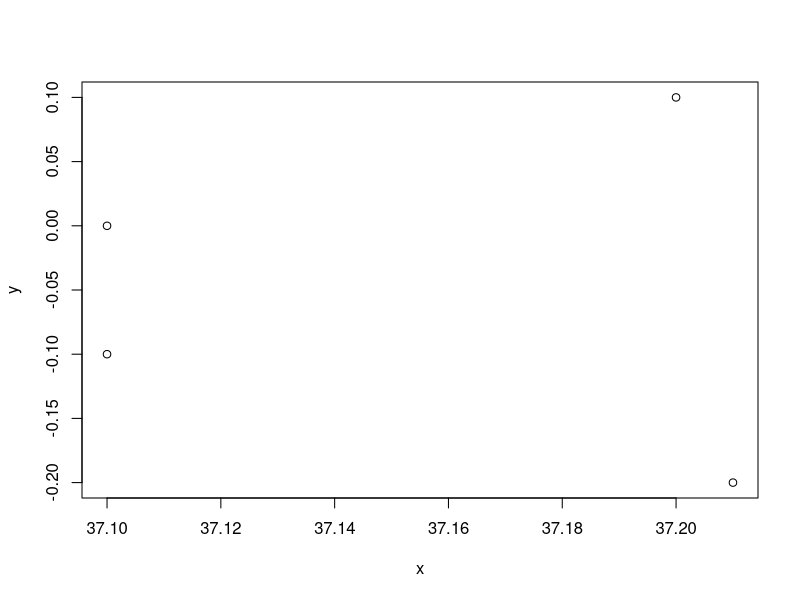

Here is the R script that generated this plot: (Note: this script raises an error after producing the figure.)
## ---- chunk 1
knitr::opts_chunk$set(echo = TRUE)
# options(repos = c(CRAN = "http://ftp.ussg.iu.edu/CRAN/"))
## ---- chunk 2
set.seed(1)
dat <- data.frame("V1" = 1:100, 
                  "V2" = sample(1:100, size = 100, replace = TRUE),
                  "grp" = letters[sample(1:5, size = 100, replace = TRUE)])
## ---- chunk 3
pts <- data.frame(x = c(37.1, 37.2, 37.21, 37.1), 
                  y = c(0, 0.1, -0.2, -0.1))

plot(pts)
## ---- chunk 4
library(sp)

# spatial points
coordinates(pts) <- ~x + y

# spatial lines
line1 <- as(pts, "SpatialLines")

# Another line
line2 <- as(pts[c(2, 1, 3, 4), ], "SpatialLines")

# Polygons
poly1 <- as(line1, "SpatialPolygons")  # fail
poly1 <- as(pts, "SpatialPolygons")  # fail

# Correct
p <- Polygon(pts)
ps <- Polygons(list(p), 1)
sps <- SpatialPolygons(list(ps))

plot(sps, col = "grey")
lines(line1, col = "red")
lines(line2, col = "blue")
points(pts)
## ---- chunk 5
lab <- data.frame("lab" = letters[1:4])
SpatialPointsDataFrame(pts, lab)
